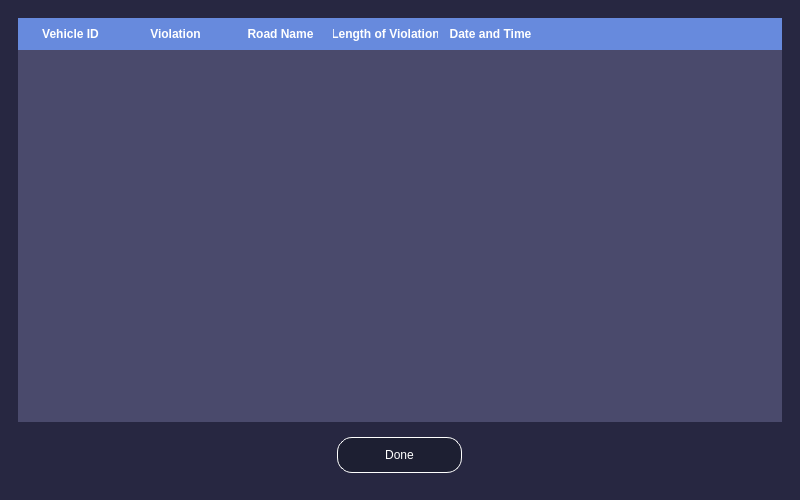
<?xml version="1.0" encoding="UTF-8"?>
<ui version="4.0">
 <class>MainWindow</class>
 <widget class="QMainWindow" name="MainWindow">
  <property name="windowModality">
   <enum>Qt::ApplicationModal</enum>
  </property>
  <property name="geometry">
   <rect>
    <x>0</x>
    <y>0</y>
    <width>800</width>
    <height>500</height>
   </rect>
  </property>
  <property name="maximumSize">
   <size>
    <width>167899</width>
    <height>503</height>
   </size>
  </property>
  <property name="windowTitle">
   <string>MainWindow</string>
  </property>
  <widget class="QWidget" name="mainContainer">
   <property name="styleSheet">
    <string notr="true">#mainContainer{
background-color:#272741;
}</string>
   </property>
   <layout class="QHBoxLayout" name="horizontalLayout">
    <item>
     <widget class="QWidget" name="widget" native="true">
      <property name="styleSheet">
       <string notr="true"/>
      </property>
      <layout class="QVBoxLayout" name="verticalLayout">
       <item>
        <widget class="QTableWidget" name="tableWidget">
         <property name="cursor" stdset="0">
          <cursorShape>PointingHandCursor</cursorShape>
         </property>
         <property name="styleSheet">
          <string notr="true">QHeaderView::section {
    background-color: #678ADD;
	 border:none;
   	color:white;
    height: 32px;
	font-style: normal;
	font-weight: bold;
}
QTableWidget{
color:white;
background-color:#4A4A6C;
}</string>
         </property>
         <property name="frameShape">
          <enum>QFrame::NoFrame</enum>
         </property>
         <property name="verticalScrollBarPolicy">
          <enum>Qt::ScrollBarAsNeeded</enum>
         </property>
         <property name="horizontalScrollBarPolicy">
          <enum>Qt::ScrollBarAlwaysOff</enum>
         </property>
         <property name="sizeAdjustPolicy">
          <enum>QAbstractScrollArea::AdjustToContentsOnFirstShow</enum>
         </property>
         <property name="autoScroll">
          <bool>true</bool>
         </property>
         <property name="autoScrollMargin">
          <number>16</number>
         </property>
         <property name="alternatingRowColors">
          <bool>false</bool>
         </property>
         <property name="selectionMode">
          <enum>QAbstractItemView::NoSelection</enum>
         </property>
         <property name="selectionBehavior">
          <enum>QAbstractItemView::SelectColumns</enum>
         </property>
         <property name="textElideMode">
          <enum>Qt::ElideRight</enum>
         </property>
         <property name="verticalScrollMode">
          <enum>QAbstractItemView::ScrollPerItem</enum>
         </property>
         <property name="showGrid">
          <bool>false</bool>
         </property>
         <property name="gridStyle">
          <enum>Qt::NoPen</enum>
         </property>
         <property name="rowCount">
          <number>0</number>
         </property>
         <attribute name="horizontalHeaderVisible">
          <bool>true</bool>
         </attribute>
         <attribute name="horizontalHeaderCascadingSectionResizes">
          <bool>false</bool>
         </attribute>
         <attribute name="horizontalHeaderDefaultSectionSize">
          <number>105</number>
         </attribute>
         <attribute name="horizontalHeaderHighlightSections">
          <bool>false</bool>
         </attribute>
         <attribute name="horizontalHeaderStretchLastSection">
          <bool>true</bool>
         </attribute>
         <attribute name="verticalHeaderVisible">
          <bool>false</bool>
         </attribute>
         <attribute name="verticalHeaderMinimumSectionSize">
          <number>23</number>
         </attribute>
         <attribute name="verticalHeaderHighlightSections">
          <bool>false</bool>
         </attribute>
         <column>
          <property name="text">
           <string>Vehicle ID</string>
          </property>
         </column>
         <column>
          <property name="text">
           <string>Violation</string>
          </property>
          <property name="textAlignment">
           <set>AlignCenter</set>
          </property>
          <property name="background">
           <color>
            <red>255</red>
            <green>0</green>
            <blue>255</blue>
           </color>
          </property>
         </column>
         <column>
          <property name="text">
           <string>Road Name</string>
          </property>
         </column>
         <column>
          <property name="text">
           <string>Length of Violation</string>
          </property>
          <property name="textAlignment">
           <set>AlignCenter</set>
          </property>
         </column>
         <column>
          <property name="text">
           <string>Date and Time</string>
          </property>
         </column>
         <column>
          <property name="text">
           <string/>
          </property>
         </column>
         <column>
          <property name="text">
           <string/>
          </property>
         </column>
        </widget>
       </item>
       <item>
        <widget class="QWidget" name="widget_2" native="true">
         <property name="styleSheet">
          <string notr="true">#btnDone{
background-color:#1D1F32;
color:white;
border:1px solid white;
border-radius:15px;
}</string>
         </property>
         <layout class="QVBoxLayout" name="verticalLayout_2">
          <item alignment="Qt::AlignHCenter">
           <widget class="QPushButton" name="btnDone">
            <property name="minimumSize">
             <size>
              <width>125</width>
              <height>36</height>
             </size>
            </property>
            <property name="cursor">
             <cursorShape>PointingHandCursor</cursorShape>
            </property>
            <property name="text">
             <string>Done</string>
            </property>
           </widget>
          </item>
         </layout>
        </widget>
       </item>
      </layout>
     </widget>
    </item>
   </layout>
  </widget>
 </widget>
 <resources/>
 <connections/>
</ui>
